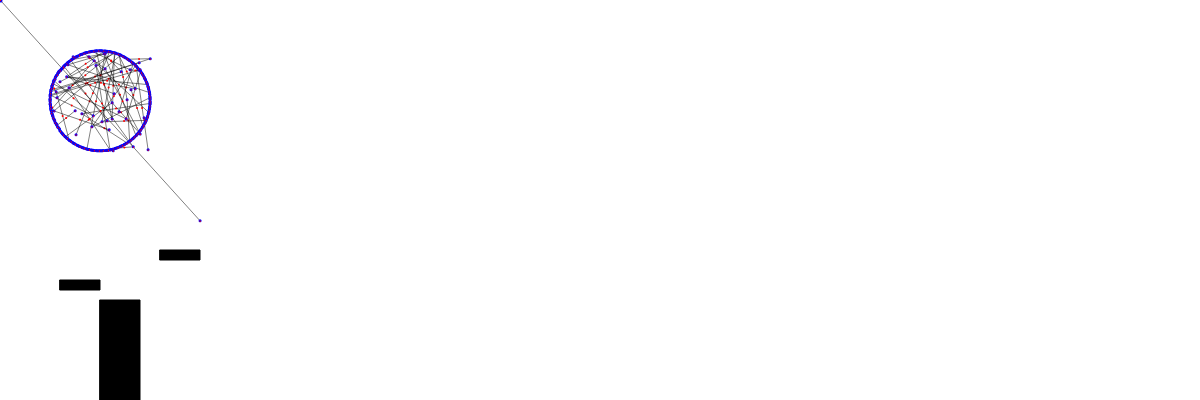
Frame 1 (no input)
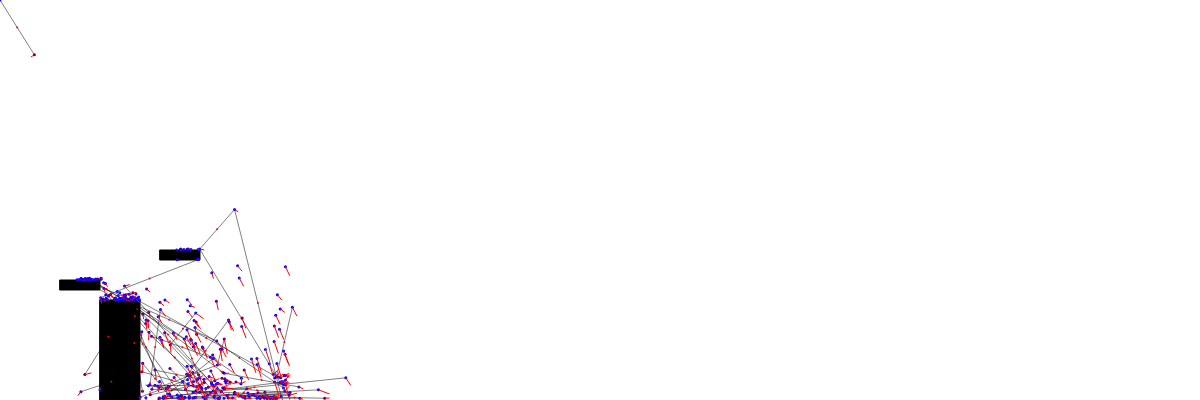
Frame 60 (no input)
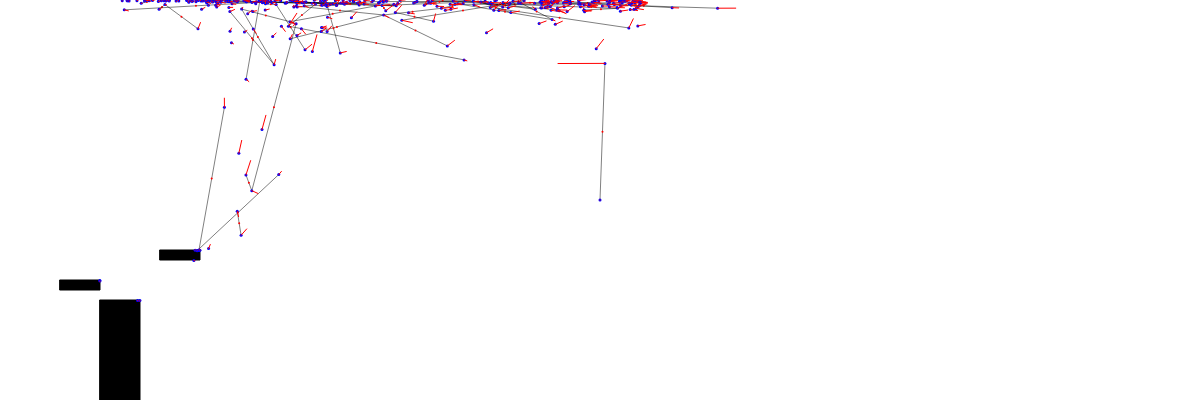
Frame 120 (the mouse pressed at the canvas centre since frame 60)

The p5.js sketch that drew these frames (run headless with seeded random() and noise() and a simulated clock; from frame 60 on, the mouse is pressed at the canvas centre):

// p5.js sketch
// ── sketch.js
const joints = [];
const blocks = [];
const connections = [];

const DEFAULT_SPRING_DAMPENING = .995;
const DEFAULT_SPRING_STRENGTH = .1;
const GRAVITY = 8;

const JOINTS = 40;

let gravity;
let wind;

let mouseJoint;

function setup() {
    createCanvas(window.innerWidth, 400);

    gravity = createVector(0, GRAVITY);
    wind = p5.Vector.random2D();

    for (let i = 0; i <= TWO_PI * 5; i += 0.1) {
        joints.push(new Joint(createVector(100 + sin(i) * 50, 100 + cos(i) * 50), 10));
    }
    for (let i = 0; i < joints.length; i++) {
        for (let j = 0; j < joints.length; j++) {
            if (!connections.some((spring) =>
                    spring.joint1 == joints[i] && spring.joint2 == joints[j] ||
                        spring.joint1 == joints[j] && spring.joint2 == joints[i]
                )) {
                // connections.push(new Spring(joints[i], joints[j]));
            }
        }
    }

    mouseJoint = new Joint(createVector(200, 200), 20, false);
    joints.push(mouseJoint);

    for (let i = 1; i <= JOINTS; i++) {
        let joint = new Joint(createVector(round(random(50, 150)), round(random(50, 150))), 10);
        for (let j = 1; j <= round(random(1, 2)); j++) {
            let joint2 = joints[round(random(0, joints.length - 1))];
            if (joint2 != undefined) {
                let connection = new Spring(joint, joint2);
                connections.push(connection);
            }
        }
        joints.push(joint);
    }

    // let j1 = new Joint(createVector(100, 100), 20);
    // let j2 = new Joint(createVector(120, 80), 20);
    // let conn = new Spring(j1, j2);
    // joints.push(j1);
    // joints.push(j2);

    let j2 = new Joint(p5.Vector.add(mouseJoint.position, createVector(0, 20)), 10);
    let conn = new Spring(mouseJoint, j2, .07);
    connections.push(conn);

    joints.push(j2);

    let block = new Block(100, 300, 40, 150);
    let block2 = new Block(160, 250, 40, 10);
    let block3 = new Block(60, 280, 40, 10);
    blocks.push(block, block2, block3);
}

let mouseDown = false;

function draw() {
    if (mouseDown) {
        gravity = createVector(0, -GRAVITY);
        // console.log(blocks[0].intersects(new Line(
        //     createVector(mouseJoint.position.x, mouseJoint.position.y),
        //     createVector(mouseX, mouseY))
        // ));
    } else {
        gravity = createVector(0, GRAVITY);
    }

    // wind = p5.Vector.random2D();
    // wind.mult(round(random(1, 15)));

    background(255);

    joints.forEach(function (joint) {
        if (joint != mouseJoint) {
            joint.applyForce(gravity);
            joint.applyForce(wind);
        } else {
            joint.acceleration.mult(0);
            joint.velocity.mult(0);
            // joint.position = createVector(mouseX, mouseY);
            joint.velocity.add(p5.Vector.sub(createVector(mouseX, mouseY), joint.position));
        }
        joint.update();
    });
    connections.forEach((connection) => connection.update());

    blocks.forEach((block) => block.draw());
    connections.forEach((connection) => connection.draw());
    joints.forEach((joint) => joint.draw());
}

function mousePressed() {
    mouseDown = true;
}

function mouseReleased() {
    mouseDown = false;
}
// ── Block.js
class Block {
    constructor(x, y, width, height) {
        this.x = x;
        this.y = y;
        this.width = width;
        this.height = height;
    }

    get left() {
        return this.x;
    }

    get right() {
        return this.x + this.width;
    }

    get top() {
        return this.y;
    }

    get bottom() {
        return this.y + this.height;
    }

    get tl() {
        return createVector(this.left, this.top);
    }

    get tr() {
        return createVector(this.right, this.top);
    }

    get bl() {
        return createVector(this.left, this.bottom);
    }

    get br() {
        return createVector(this.right, this.bottom);
    }

    contains(point) {
        return point.y >= this.top &&
            point.y <= this.bottom &&
            point.x >= this.right &&
            point.x <= this.left;
    }

    intersects(line) {
        if (this.contains(line.point1) || this.contains(line.point2)) {
            return true;
        }

        let topLine = new Line(this.tl, this.tr);
        let rightLine = new Line(this.tr, this.br);
        let bottomLine = new Line(this.br, this.bl);
        let leftLine = new Line(this.bl, this.tl);

        return line.intersects(topLine) || line.intersects(rightLine) || line.intersects(bottomLine) || line.intersects(leftLine);
    }

    draw() {
        push();

        fill(0);
        rect(this.x, this.y, this.width, this.height);

        pop();
    }

    toString() {
        return "<Block x:" + this.x + " y:" + this.y + " w:" + this.width + " h:" + this.height + ">";
    }
}
// ── Joint.js
class Joint {
    constructor(position, mass, bouncy) {
        this.position = position;
        this.mass = mass;
        this.velocity = createVector(0, 0);
        this.acceleration = createVector(0, 0);

        this.bouncy = (bouncy === undefined) || bouncy;
    }

    applyForce(force) {
        let f = p5.Vector.div(force, this.mass);
        this.acceleration.add(f);
    }

    update() {
        this.velocity.add(this.acceleration);

        this.velocity.mult(DEFAULT_SPRING_DAMPENING);

        // if (blocks.some((block) => block.intersects(this.position, this.velocity))) {
        // return true;
        // }

        if (this.willCollide(createVector(this.position.x + this.velocity.x, this.position.y))) {
            if (this.bouncy) {
                this.velocity.x = -this.velocity.x * .3;
            } else {
                this.velocity.x = 0;
            }
        }
        if (this.willCollide(createVector(this.position.x, this.position.y + this.velocity.y))) {
            if (this.bouncy) {
                this.velocity.y = -this.velocity.y * .3;
            } else {
                this.velocity.y = 0;
            }
        }

        this.position.add(this.velocity);
        this.acceleration.mult(0);
    }

    willCollide(newPosition) {
        if (newPosition.y <= 0 || newPosition.y > height - 1 || newPosition.x < 0 || newPosition.x > width - 1) {
            return true;
        }

        if (blocks.some((block) => block.intersects(new Line(this.position, newPosition)))) {
            return true;
        }

        return joints.some((joint) => joint !== this && newPosition.dist(joint.position) < 0.5);
    }

    draw() {
        push();

        noStroke();
        fill(color("blue"));
        ellipse(this.position.x, this.position.y, 3, 3);

        let next = p5.Vector.add(this.position, this.velocity);
        stroke(color("red"));
        line(this.position.x, this.position.y, next.x, next.y);

        pop();
    }
}

// ── Line.js
class Line {
    constructor(a, b) {
        this.point1 = a;
        this.point2 = b;

        this.xMin = a.x < b.x ? a.x : b.x;
        this.xMax = a.x > b.x ? a.x : b.x;

        this.yMin = a.y < b.y ? a.y : b.y;
        this.yMax = a.y > b.y ? a.y : b.y;

        this.m = (this.point1.y - this.point2.y) / (this.point1.x - this.point2.x);
        this.a = this.point1.y - (this.m * this.point1.x);
    }


    getY(x) {
        return this.m * x + this.a;
    }

    intersects(other) {
        let p = this.point1;
        let p2 = this.point2;
        let q = other.point1;
        let q2 = other.point2;

        let r = Line.subtractPoints(p2, p);
        let s = Line.subtractPoints(q2, q);

        let uNumerator = Line.crossProduct(Line.subtractPoints(q, p), r);
        let denominator = Line.crossProduct(r, s);

        if (uNumerator == 0 && denominator == 0) {
            // They are coLlinear

            // Do they touch? (Are any of the points equal?)
            if (Line.equalPoints(p, q) || Line.equalPoints(p, q2) || Line.equalPoints(p2, q) || Line.equalPoints(p2, q2)) {
                return true
            }
            // Do they overlap? (Are all the point differences in either direction the same sign)
            return !Line.allEqual(
                    (q.x - p.x < 0),
                    (q.x - p2.x < 0),
                    (q2.x - p.x < 0),
                    (q2.x - p2.x < 0)) || !Line.allEqual(
                    (q.y - p.y < 0),
                    (q.y - p2.y < 0),
                    (q2.y - p.y < 0),
                    (q2.y - p2.y < 0));
        }

        if (denominator == 0) {
            // lines are paralell
            return false;
        }

        let u = uNumerator / denominator;
        let t = Line.crossProduct(Line.subtractPoints(q, p), s) / denominator;

        return (t >= 0) && (t <= 1) && (u >= 0) && (u <= 1);
    }

    static crossProduct(point1, point2) {
        return point1.x * point2.y - point1.y * point2.x;
    }

    static subtractPoints(point1, point2) {
        let result = {};
        result.x = point1.x - point2.x;
        result.y = point1.y - point2.y;

        return result;
    }

    static equalPoints(point1, point2) {
        return (point1.x == point2.x) && (point1.y == point2.y)
    }

    static allEqual(args) {
        let firstValue = arguments[0],
            i;
        for (i = 1; i < arguments.length; i += 1) {
            if (arguments[i] != firstValue) {
                return false;
            }
        }
        return true;
    }
}
// ── Spring.js
class Spring {
    constructor(joint1, joint2, springStrength) {
        this.joint1 = joint1;
        this.joint2 = joint2;
        this.restLength = joint1.position.dist(joint2.position);

        this.springStrength = springStrength || DEFAULT_SPRING_STRENGTH;

        this.update();
    }

    update() {
        this.middle = p5.Vector.lerp(this.joint1.position, this.joint2.position, 0.5);
        let displacement = this.length - this.restLength;

        let stretch = -1 * this.springStrength * displacement;

        let joint1Pull = p5.Vector.sub(this.joint1.position, this.joint2.position);
        let joint2Pull = p5.Vector.sub(this.joint2.position, this.joint1.position);

        this.length = joint1Pull.mag();

        joint1Pull.normalize();
        joint2Pull.normalize();
        joint1Pull.mult(stretch);
        joint2Pull.mult(stretch);

        this.joint1.applyForce(joint1Pull);
        this.joint2.applyForce(joint2Pull);
    }

    draw() {
        push();

        fill(color("red"));

        stroke(0);
        strokeWeight(0.5);
        line(
            this.joint1.position.x, this.joint1.position.y,
            this.joint2.position.x, this.joint2.position.y
        );

        noStroke();
        ellipse(this.middle.x, this.middle.y, 2, 2);

        pop();
    }
}
